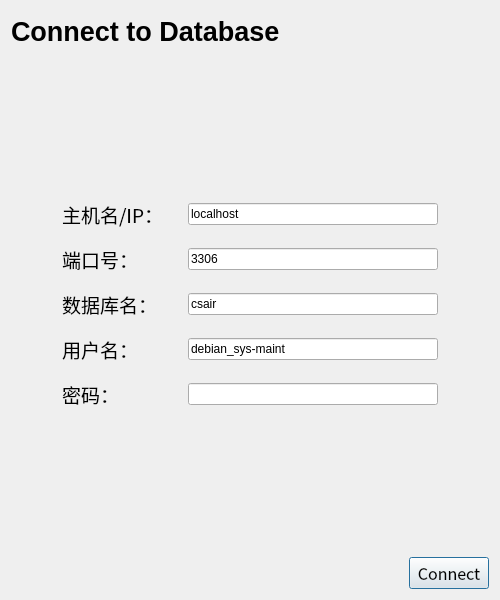
<?xml version="1.0" encoding="UTF-8"?>
<ui version="4.0">
 <class>ConnectWindow</class>
 <widget class="QDialog" name="ConnectWindow">
  <property name="geometry">
   <rect>
    <x>0</x>
    <y>0</y>
    <width>500</width>
    <height>600</height>
   </rect>
  </property>
  <property name="minimumSize">
   <size>
    <width>500</width>
    <height>600</height>
   </size>
  </property>
  <property name="windowTitle">
   <string>Database Connect</string>
  </property>
  <layout class="QFormLayout" name="formLayout">
   <item row="0" column="0" colspan="2">
    <layout class="QVBoxLayout" name="verticalLayout_2">
     <item>
      <widget class="QLabel" name="label_5">
       <property name="minimumSize">
        <size>
         <width>0</width>
         <height>40</height>
        </size>
       </property>
       <property name="maximumSize">
        <size>
         <width>16777215</width>
         <height>40</height>
        </size>
       </property>
       <property name="font">
        <font>
         <pointsize>20</pointsize>
         <weight>75</weight>
         <bold>true</bold>
        </font>
       </property>
       <property name="text">
        <string>Connect to Database</string>
       </property>
      </widget>
     </item>
     <item>
      <spacer name="verticalSpacer">
       <property name="orientation">
        <enum>Qt::Vertical</enum>
       </property>
       <property name="sizeHint" stdset="0">
        <size>
         <width>20</width>
         <height>40</height>
        </size>
       </property>
      </spacer>
     </item>
     <item>
      <layout class="QVBoxLayout" name="verticalLayout">
       <property name="spacing">
        <number>16</number>
       </property>
       <item>
        <layout class="QHBoxLayout" name="horizontalLayout">
         <item>
          <spacer name="horizontalSpacer_2">
           <property name="orientation">
            <enum>Qt::Horizontal</enum>
           </property>
           <property name="sizeHint" stdset="0">
            <size>
             <width>40</width>
             <height>20</height>
            </size>
           </property>
          </spacer>
         </item>
         <item>
          <widget class="QLabel" name="label">
           <property name="minimumSize">
            <size>
             <width>110</width>
             <height>0</height>
            </size>
           </property>
           <property name="maximumSize">
            <size>
             <width>110</width>
             <height>16777215</height>
            </size>
           </property>
           <property name="font">
            <font>
             <family>Noto Sans CJK SC</family>
             <pointsize>14</pointsize>
            </font>
           </property>
           <property name="text">
            <string>主机名/IP：</string>
           </property>
          </widget>
         </item>
         <item>
          <widget class="QLineEdit" name="lineEdit_hostname">
           <property name="minimumSize">
            <size>
             <width>250</width>
             <height>0</height>
            </size>
           </property>
           <property name="text">
            <string>localhost</string>
           </property>
          </widget>
         </item>
         <item>
          <spacer name="horizontalSpacer_3">
           <property name="orientation">
            <enum>Qt::Horizontal</enum>
           </property>
           <property name="sizeHint" stdset="0">
            <size>
             <width>40</width>
             <height>20</height>
            </size>
           </property>
          </spacer>
         </item>
        </layout>
       </item>
       <item>
        <layout class="QHBoxLayout" name="horizontalLayout_7">
         <item>
          <spacer name="horizontalSpacer_11">
           <property name="orientation">
            <enum>Qt::Horizontal</enum>
           </property>
           <property name="sizeHint" stdset="0">
            <size>
             <width>40</width>
             <height>20</height>
            </size>
           </property>
          </spacer>
         </item>
         <item>
          <widget class="QLabel" name="label_6">
           <property name="minimumSize">
            <size>
             <width>110</width>
             <height>0</height>
            </size>
           </property>
           <property name="maximumSize">
            <size>
             <width>110</width>
             <height>16777215</height>
            </size>
           </property>
           <property name="font">
            <font>
             <family>Noto Sans CJK SC</family>
             <pointsize>14</pointsize>
            </font>
           </property>
           <property name="text">
            <string>端口号：</string>
           </property>
          </widget>
         </item>
         <item>
          <widget class="QLineEdit" name="lineEdit_port">
           <property name="minimumSize">
            <size>
             <width>250</width>
             <height>0</height>
            </size>
           </property>
           <property name="text">
            <string>3306</string>
           </property>
          </widget>
         </item>
         <item>
          <spacer name="horizontalSpacer_12">
           <property name="orientation">
            <enum>Qt::Horizontal</enum>
           </property>
           <property name="sizeHint" stdset="0">
            <size>
             <width>40</width>
             <height>20</height>
            </size>
           </property>
          </spacer>
         </item>
        </layout>
       </item>
       <item>
        <layout class="QHBoxLayout" name="horizontalLayout_2">
         <item>
          <spacer name="horizontalSpacer_4">
           <property name="orientation">
            <enum>Qt::Horizontal</enum>
           </property>
           <property name="sizeHint" stdset="0">
            <size>
             <width>40</width>
             <height>20</height>
            </size>
           </property>
          </spacer>
         </item>
         <item>
          <widget class="QLabel" name="label_2">
           <property name="minimumSize">
            <size>
             <width>110</width>
             <height>0</height>
            </size>
           </property>
           <property name="maximumSize">
            <size>
             <width>110</width>
             <height>16777215</height>
            </size>
           </property>
           <property name="font">
            <font>
             <family>Noto Sans CJK SC</family>
             <pointsize>14</pointsize>
            </font>
           </property>
           <property name="text">
            <string>数据库名：</string>
           </property>
          </widget>
         </item>
         <item>
          <widget class="QLineEdit" name="lineEdit_dbname">
           <property name="minimumSize">
            <size>
             <width>250</width>
             <height>0</height>
            </size>
           </property>
           <property name="text">
            <string>csair</string>
           </property>
          </widget>
         </item>
         <item>
          <spacer name="horizontalSpacer_5">
           <property name="orientation">
            <enum>Qt::Horizontal</enum>
           </property>
           <property name="sizeHint" stdset="0">
            <size>
             <width>40</width>
             <height>20</height>
            </size>
           </property>
          </spacer>
         </item>
        </layout>
       </item>
       <item>
        <layout class="QHBoxLayout" name="horizontalLayout_3">
         <item>
          <spacer name="horizontalSpacer_6">
           <property name="orientation">
            <enum>Qt::Horizontal</enum>
           </property>
           <property name="sizeHint" stdset="0">
            <size>
             <width>40</width>
             <height>20</height>
            </size>
           </property>
          </spacer>
         </item>
         <item>
          <widget class="QLabel" name="label_3">
           <property name="minimumSize">
            <size>
             <width>110</width>
             <height>0</height>
            </size>
           </property>
           <property name="maximumSize">
            <size>
             <width>110</width>
             <height>16777215</height>
            </size>
           </property>
           <property name="font">
            <font>
             <family>Noto Sans CJK SC</family>
             <pointsize>14</pointsize>
            </font>
           </property>
           <property name="text">
            <string>用户名：</string>
           </property>
          </widget>
         </item>
         <item>
          <widget class="QLineEdit" name="lineEdit_username">
           <property name="minimumSize">
            <size>
             <width>250</width>
             <height>0</height>
            </size>
           </property>
           <property name="text">
            <string>debian_sys-maint</string>
           </property>
          </widget>
         </item>
         <item>
          <spacer name="horizontalSpacer_7">
           <property name="orientation">
            <enum>Qt::Horizontal</enum>
           </property>
           <property name="sizeHint" stdset="0">
            <size>
             <width>40</width>
             <height>20</height>
            </size>
           </property>
          </spacer>
         </item>
        </layout>
       </item>
       <item>
        <layout class="QHBoxLayout" name="horizontalLayout_4">
         <item>
          <spacer name="horizontalSpacer_8">
           <property name="orientation">
            <enum>Qt::Horizontal</enum>
           </property>
           <property name="sizeHint" stdset="0">
            <size>
             <width>40</width>
             <height>20</height>
            </size>
           </property>
          </spacer>
         </item>
         <item>
          <widget class="QLabel" name="label_4">
           <property name="minimumSize">
            <size>
             <width>110</width>
             <height>0</height>
            </size>
           </property>
           <property name="maximumSize">
            <size>
             <width>110</width>
             <height>16777215</height>
            </size>
           </property>
           <property name="font">
            <font>
             <family>Noto Sans CJK SC</family>
             <pointsize>14</pointsize>
            </font>
           </property>
           <property name="text">
            <string>密码：</string>
           </property>
          </widget>
         </item>
         <item>
          <widget class="QLineEdit" name="lineEdit_password">
           <property name="minimumSize">
            <size>
             <width>250</width>
             <height>0</height>
            </size>
           </property>
          </widget>
         </item>
         <item>
          <spacer name="horizontalSpacer_9">
           <property name="orientation">
            <enum>Qt::Horizontal</enum>
           </property>
           <property name="sizeHint" stdset="0">
            <size>
             <width>40</width>
             <height>20</height>
            </size>
           </property>
          </spacer>
         </item>
        </layout>
       </item>
      </layout>
     </item>
     <item>
      <spacer name="verticalSpacer_2">
       <property name="orientation">
        <enum>Qt::Vertical</enum>
       </property>
       <property name="sizeHint" stdset="0">
        <size>
         <width>20</width>
         <height>40</height>
        </size>
       </property>
      </spacer>
     </item>
     <item>
      <layout class="QHBoxLayout" name="horizontalLayout_5" stretch="10,1">
       <item>
        <spacer name="horizontalSpacer">
         <property name="orientation">
          <enum>Qt::Horizontal</enum>
         </property>
         <property name="sizeHint" stdset="0">
          <size>
           <width>40</width>
           <height>20</height>
          </size>
         </property>
        </spacer>
       </item>
       <item>
        <widget class="QPushButton" name="pushButton_connect">
         <property name="font">
          <font>
           <family>Noto Sans CJK SC</family>
           <pointsize>12</pointsize>
          </font>
         </property>
         <property name="text">
          <string>Connect</string>
         </property>
        </widget>
       </item>
      </layout>
     </item>
    </layout>
   </item>
  </layout>
 </widget>
 <resources/>
 <connections/>
</ui>
